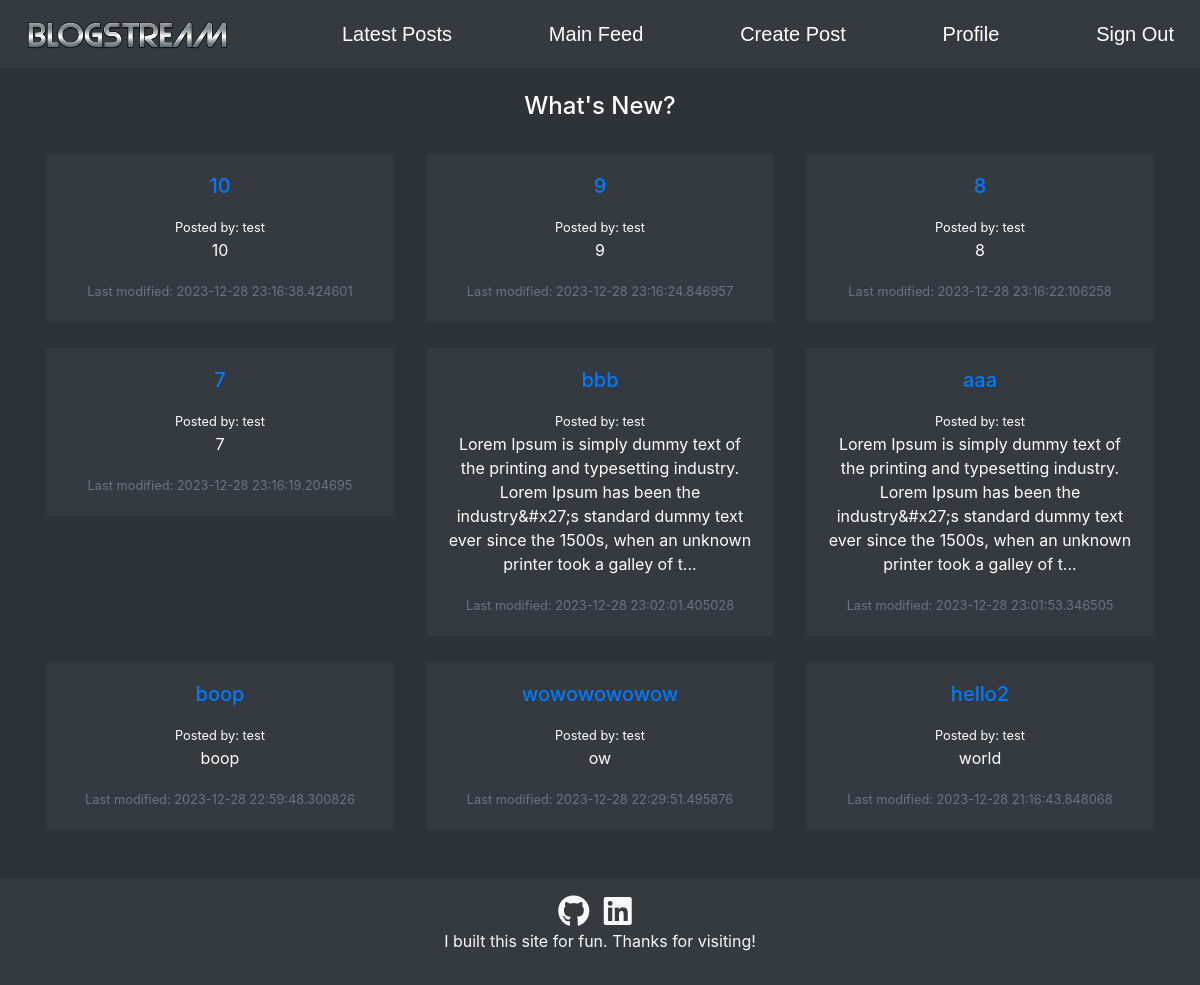
The page /dashboard (signed in) on the database as committed earlier.
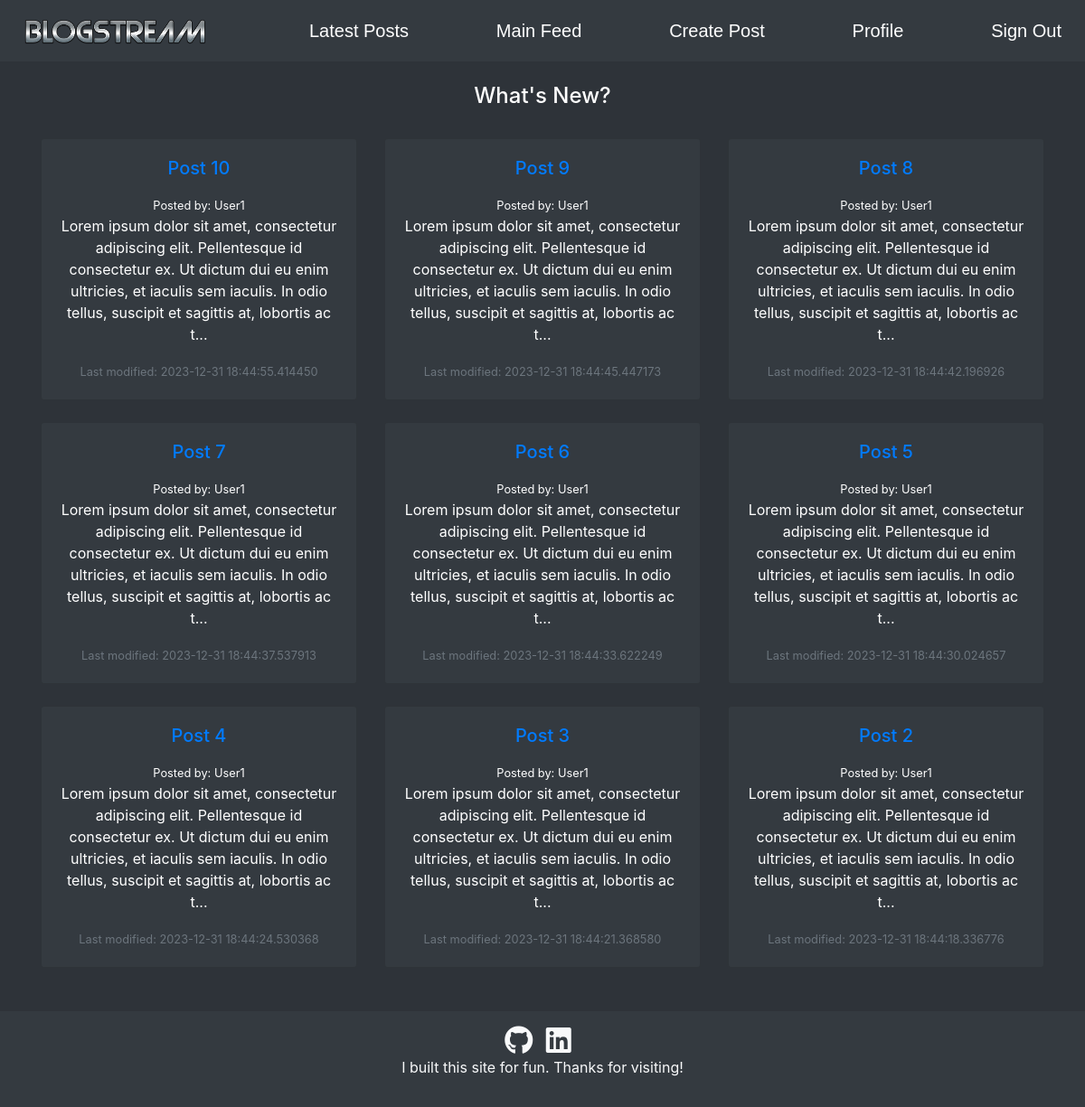
The same page on the database as committed later.
### tables this page shows
CREATE TABLE posts(PostID INTEGER NOT NULL PRIMARY KEY, UserID INTEGER NOT NULL, Title text NOT NULL, Text text, Date text, Likes INTEGER NOT NULL);

CREATE TABLE users(UserID INTEGER NOT NULL PRIMARY KEY, Username text NOT NULL UNIQUE, Password text, About text, JoinDate text);

### app/__init__.py (the view)
@app.route("/dashboard")
def render_dashboard():
    if 'username' in session and 'userID' in session:
        posts = get_posts()[:9]
        truncated_posts = []
        for post in posts:
            truncated_text = post[3][:200] + "..." if len(post[3]) > 200 else post[3] # 200 character limit
            truncated_post = post[:3] + (truncated_text,) + post[4:]
            truncated_posts.append(truncated_post)
        return render_template("dashboard.html", user = session['username'], logged_in = True, posts = truncated_posts)
    else:
        return redirect("/login")

### app/__init__.py (called while the page is built)
@app.route("/get_posts")
def get_posts():
    cursor = db.cursor()
    cursor.execute('SELECT p.*, u.Username FROM posts p JOIN users u ON p.UserID = u.UserID ORDER BY Date DESC')
    data = cursor.fetchall()
    if data:
        return data
    else:
        return []

### app/templates/dashboard.html (shortened to what this page needs)
<!DOCTYPE html>
<html>
{% extends "navbar.html" %}
{% block body %}
<body>
    <div class="container">
        <br>
        <h4 class="text-center text-white">What's New?</h4>
        <br>
        {% if posts %}
        <div class="row">
            {% for post in posts|sort(attribute='4')|reverse %}
            <div class="col-lg-4 mb-4">
                <div class="card bg-dark text-white">
                    <div class="card-body text-center">
                        <h5 class="card-title mb-3"><a href="/post/{{ post[0] }}">{{ post[2] }}</a></h5>
                        <small class="text-center">Posted by: {{ post[-1] }} </small>
                        <p class="card-text">{{ post[3] }}</p>
                        <p class="card-text"><small class="text-muted">Last modified: {{ post[4] }}</small></p>
                    </div>
                </div>
            </div>
            {% if loop.index % 3 == 0 %}
            </div>
            <div class="row">
            {% endif %}
            {% endfor %}
        </div>
        {% else %}
        <p class="text-white text-center">There are currently no new posts.</p>
        {%endif%}
    </div>
</body>
{% endblock %}

Rows that differ between the two databases and show on the page:
removed posts: Title "bbb", Username "test", Text "Lorem Ipsum is simply dummy text of the printing and typesetting industry. Lorem Ipsum has been the industry&#x27;s standard dummy text ever since the 1500s, when an unknown printer took a galley of t...", Date "2023-12-28 23:02:01.405028"
removed posts: Title "aaa", Username "test", Text "Lorem Ipsum is simply dummy text of the printing and typesetting industry. Lorem Ipsum has been the industry&#x27;s standard dummy text ever since the 1500s, when an unknown printer took a galley of t...", Date "2023-12-28 23:01:53.346505"
removed posts: Title "boop", Username "test", Text "boop", Date "2023-12-28 22:59:48.300826"
removed posts: Title "wowowowowow", Username "test", Text "ow", Date "2023-12-28 22:29:51.495876"
removed posts: Title "hello2", Username "test", Text "world", Date "2023-12-28 21:16:43.848068"
changed posts: Title "10" → "Post 10"; Username "test" → "User1"; Text "10" → "Lorem ipsum dolor sit amet, consectetur adipiscing elit. Pellentesque id consectetur ex. Ut dictum dui eu enim ultricies, et iaculis sem iaculis. In odio tellus, suscipit et sagittis at, lobortis ac t..."; Date "2023-12-28 23:16:38.424601" → "2023-12-31 18:44:55.414450"
changed posts: Title "9" → "Post 9"; Username "test" → "User1"; Text "9" → "Lorem ipsum dolor sit amet, consectetur adipiscing elit. Pellentesque id consectetur ex. Ut dictum dui eu enim ultricies, et iaculis sem iaculis. In odio tellus, suscipit et sagittis at, lobortis ac t..."; Date "2023-12-28 23:16:24.846957" → "2023-12-31 18:44:45.447173"
changed posts: Title "8" → "Post 8"; Username "test" → "User1"; Text "8" → "Lorem ipsum dolor sit amet, consectetur adipiscing elit. Pellentesque id consectetur ex. Ut dictum dui eu enim ultricies, et iaculis sem iaculis. In odio tellus, suscipit et sagittis at, lobortis ac t..."; Date "2023-12-28 23:16:22.106258" → "2023-12-31 18:44:42.196926"
changed posts: Title "7" → "Post 7"; Username "test" → "User1"; Text "7" → "Lorem ipsum dolor sit amet, consectetur adipiscing elit. Pellentesque id consectetur ex. Ut dictum dui eu enim ultricies, et iaculis sem iaculis. In odio tellus, suscipit et sagittis at, lobortis ac t..."; Date "2023-12-28 23:16:19.204695" → "2023-12-31 18:44:37.537913"
added posts: Title "Post 6", Username "User1", Text "Lorem ipsum dolor sit amet, consectetur adipiscing elit. Pellentesque id consectetur ex. Ut dictum dui eu enim ultricies, et iaculis sem iaculis. In odio tellus, suscipit et sagittis at, lobortis ac t...", Date "2023-12-31 18:44:33.622249"
added posts: Title "Post 5", Username "User1", Text "Lorem ipsum dolor sit amet, consectetur adipiscing elit. Pellentesque id consectetur ex. Ut dictum dui eu enim ultricies, et iaculis sem iaculis. In odio tellus, suscipit et sagittis at, lobortis ac t...", Date "2023-12-31 18:44:30.024657"
added posts: Title "Post 4", Username "User1", Text "Lorem ipsum dolor sit amet, consectetur adipiscing elit. Pellentesque id consectetur ex. Ut dictum dui eu enim ultricies, et iaculis sem iaculis. In odio tellus, suscipit et sagittis at, lobortis ac t...", Date "2023-12-31 18:44:24.530368"
added posts: Title "Post 3", Username "User1", Text "Lorem ipsum dolor sit amet, consectetur adipiscing elit. Pellentesque id consectetur ex. Ut dictum dui eu enim ultricies, et iaculis sem iaculis. In odio tellus, suscipit et sagittis at, lobortis ac t...", Date "2023-12-31 18:44:21.368580"
added posts: Title "Post 2", Username "User1", Text "Lorem ipsum dolor sit amet, consectetur adipiscing elit. Pellentesque id consectetur ex. Ut dictum dui eu enim ultricies, et iaculis sem iaculis. In odio tellus, suscipit et sagittis at, lobortis ac t...", Date "2023-12-31 18:44:18.336776"
